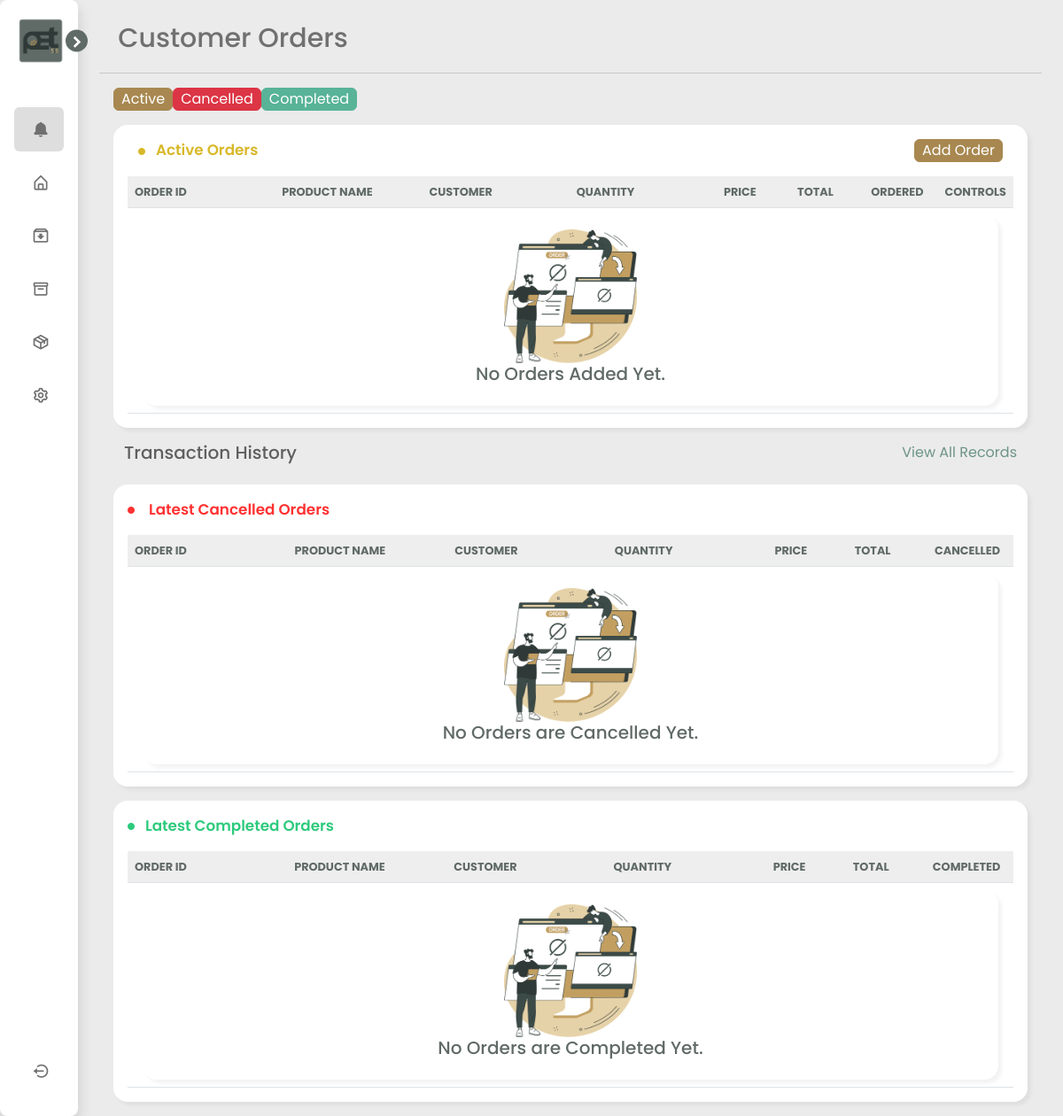
Page /orders (signed in) on the earlier database version.
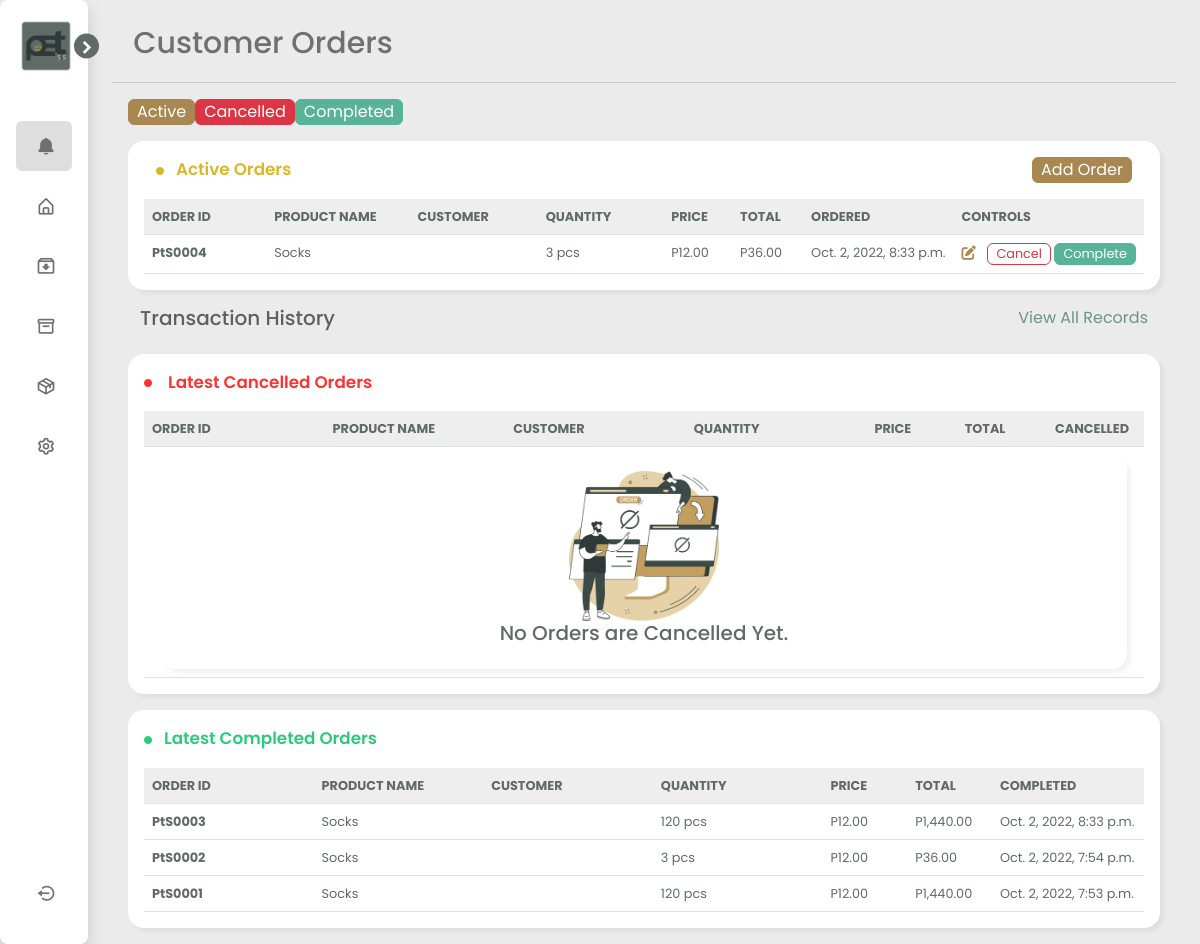
Same page on the later database version.
### petsis_app/models.py (models this page shows, shortened)
class OrderLatestStatus(models.Model):
    order_obj = models.ForeignKey(Order, on_delete=models.CASCADE, related_name="order_latest_status")
    status = models.CharField(max_length=10)
    orderdatetime = models.DateTimeField(default=timezone.now)

class Order(models.Model):
    user = models.ForeignKey(User, on_delete=models.CASCADE, related_name="user_orders")
    order_id = models.CharField(max_length=500, editable=False)
    customer_name = models.CharField(max_length=30)
    product = models.ForeignKey(InventoryItems, on_delete=models.PROTECT, related_name="inventoryitems_orders")
    order_price = models.FloatField()
    quantity = models.IntegerField()
    total = models.FloatField()
    order_created = models.DateTimeField(default=timezone.now)

class InventoryItems(models.Model):
    user = models.ForeignKey(User, on_delete=models.CASCADE, related_name="user_inventory")
    product = models.CharField(max_length=100)
    quantity = models.IntegerField()
    unit = models.CharField(max_length=10)
    price = models.FloatField()
    category = models.ForeignKey(CategoryList, on_delete=models.SET_NULL, blank=True, null=True)
    item_img = models.ImageField(blank=True, upload_to='images/')
    status = models.CharField(max_length=10, blank=True, default="visible")
    def __str__(self):
        return f"{self.product}"

### petsis_app/views.py (the view)
# urls.py: path("orders", views.orders, name="orders"),
@login_required
def orders(request, err_message=None, complete_mssg=None):
    username = request.user.get_username()
    user = User.objects.get(username=username)
    product_list = InventoryItems.objects.filter(user=user, status="visible")
    pending_orders = OrderLatestStatus.objects.filter(status="Pending", order_obj__user=user).order_by('-orderdatetime', '-order_obj__id')
    cancelled_orders = OrderLatestStatus.objects.filter(status="Cancelled", order_obj__user=user).order_by('-orderdatetime', '-order_obj__order_id')[:10]
    completed_orders = OrderLatestStatus.objects.filter(status="Completed", order_obj__user=user).order_by('-orderdatetime', '-order_obj__order_id')[:10]
    notifications = Notifications.objects.filter(user=user).order_by('-id')[:10]
    no_active_notif = Notifications.objects.filter(user=user, status="unread").count()
    if no_active_notif > 99:
        no_active_notif = "99+"
    context ={
        "product_list": product_list,
        "pending_orders": pending_orders,
        "cancelled_orders": cancelled_orders,
        "completed_orders": completed_orders,
        "err_message": err_message,
        "complete_mssg": complete_mssg,
        "notifications": notifications,
        "no_active_notif": no_active_notif,
    }
    if request.method == "POST":
        product = InventoryItems.objects.get(user=user, product=request.POST["product"], status="visible")
        quantity = int(request.POST["quantity"])
        customer = request.POST["customer"]
        total = product.price * float(quantity)
        if quantity > product.quantity:
            add_order_err = "Insufficient Quantity. Order Failed!"
            request.method = "GET"
            return orders(request, err_message=add_order_err)
        add_order = Order(user=user, order_id=increment_order_number(user),customer_name=customer, product=product, quantity=quantity, order_price=product.price,   total=total)
        add_order.save()
        add_order_obj = Order.objects.get(id=add_order.id)
        product.quantity = product.quantity - quantity
        product.save()
        add_ord_status = OrderLatestStatus(order_obj=add_order_obj, status="Pending")
        add_ord_status.save()
        act = f"New Customer Order:&nbsp;<a href='/orders'>{add_order_obj.order_id} </a>&nbsp;with&nbsp;{quantity}{product.unit}s of <a href='/inventory'>{product.product}</a> is now  <span style='color:rgb(231, 201, 29);'>pending</span>."
        new_act = Activity(user=user, act=act)
        new_act.save()
        if product.quantity == 0:
            notif = f"<b>{product.product}</b>&nbsp;is Out of Stock"
            Notifications.objects.create(user=user, notif=notif, notif_type="danger")
        elif product.quantity < 30:
            notif = f"<b>{product.product}</b>&nbsp;is Low on Stock"
            Notifications.objects.create(user=user, notif=notif, notif_type="warning")
        add_order_success = "Order Successfully Added!"
        request.method = "GET"
        return orders(request, complete_mssg=add_order_success)
    else:
        return render(request, "petsis_app/orders.html", context)

### petsis_app/templates/petsis_app/orders.html (shortened to what the changed rows need)
{% extends 'petsis_app/layout.html' %}
{% load static %}
{% block content %}
<link href="{% static 'petsis_app/css/style-orders.css' %}" rel="stylesheet">
<div class="order-card card m-3" id="activecard">
    <div class="card-body">
        <div class="table-responsive">
            <table id="example" class="table mb-0">
                <thead>
                    <tr>
                        <th class="col-md-2" scope="col">ORDER ID</th>
                        <th class="col-md-2" scope="col">PRODUCT NAME</th>
                        <th class="col-md-2" scope="col">CUSTOMER</th>
                        <th class="col-md-2" scope="col">QUANTITY</th>
                        <th class="col-md-1" scope="col">PRICE</th>
                        <th class="col-md-1" scope="col">TOTAL</th>
                        <th class="col-md-1" scope="col">ORDERED</th>
                        <th class="col-md-1" scope="col">CONTROLS</th>
                    </tr>
                </thead>
                <tbody>
                        {% for order in pending_orders %}
                        <tr>
                            <th scope="row">{{ order.order_obj.order_id }}</th>
                            <td>{{ order.order_obj.product }}</td>
                            <td>{{ order.order_obj.customer_name }}</td>
                            <td>{{ order.order_obj.quantity }} {{ order.order_obj.product.unit }}s</td>
                            <td>P{{ order.order_obj.order_price|floatformat:"2g" }}</td>
                            <td>P{{ order.order_obj.total|floatformat:"2g" }}</td>
                            <td>{{ order.orderdatetime }}</td>
                            <td>
                                    <i class="fa-solid fa-pen-to-square me-2" data-bs-toggle="modal" data-bs-target="#{{ order.order_obj.order_id }}" style="font-size: 0.9rem; color: #A88850; cursor: pointer;"></i>
                                    <form  class="form-group col-md-6" action="{% url 'cancel' order.order_obj.order_id %}" method="POST" style="display: inline;">
                                        <input type="submit" class="btn btn-outline-danger" value="Cancel">
                                    </form>
                                    <form class="form-group col-md-6" action="{% url 'complete' order.order_obj.order_id %}" method="POST" style="display: inline;">
                                        <input type="submit" class="btn btn-success" value="Complete">
                                    </form>
                            </td>
                        </tr>
                        {% empty %}
                        <tr>
                            <td colspan="8" style="font-size: large; text-align: center;">
                                <div class="card card text-center">
                                    <div class="card-body">
                                        <div>
                                            <img src="{% static 'petsis_app/images/order/no_orders.png' %}" class="img-fluid" alt="No Inventory Items Image" width="150">
                                        </div>
                                        <h5 class="card-title">No Orders Added Yet.</h5>
                                    </div>
                                </div>
                            </td>
                        </tr>
                        {% endfor %}
                    </tbody>
                </table>
            </div>
        </div>
</div>
<div class="order-card card m-3" id="cancelledcard">
    <div class="card-body">
        <div class="table-responsive">
            <table class="table mb-0">
                <thead>
                    <tr>
                        <th class="col-md-2" scope="col">ORDER ID</th>
                        <th class="col-md-2" scope="col">PRODUCT NAME</th>
                        <th class="col-md-2" scope="col">CUSTOMER</th>
                        <th class="col-md-2" scope="col">QUANTITY</th>
                        <th class="col-md-1" scope="col">PRICE</th>
                        <th class="col-md-1" scope="col">TOTAL</th>
                        <th class="col-md-1" scope="col">CANCELLED</th>
                    </tr>
                </thead>
            </table>
        </div>
    </div>
</div>
<div class="order-card card m-3" id="completedcard">
    <div class="card-body">
        <div class="table-responsive">
            <table class="table mb-0">
                <thead>
                    <tr>
                        <th class="col-md-2" scope="col">ORDER ID</th>
                        <th class="col-md-2" scope="col">PRODUCT NAME</th>
                        <th class="col-md-2" scope="col">CUSTOMER</th>
                        <th class="col-md-2" scope="col">QUANTITY</th>
                        <th class="col-md-1" scope="col">PRICE</th>
                        <th class="col-md-1" scope="col">TOTAL</th>
                        <th class="col-md-1" scope="col">COMPLETED</th>
                    </tr>
                </thead>
                <tbody>
                    {% for order in completed_orders%}
                    <tr>
                        <th scope="row">{{ order.order_obj.order_id }}</th>
                        <td>{{ order.order_obj.product }}</td>
                        <td>{{ order.order_obj.customer_name }}</td>
                        <td>{{ order.order_obj.quantity }} {{ order.order_obj.product.unit }}s</td>
                        <td>P{{ order.order_obj.order_price|floatformat:"2g" }}</td>
                        <td>P{{ order.order_obj.total|floatformat:"2g" }}</td>
                        <td>{{ order.orderdatetime }}</td>
                    </tr>
                    {% empty %}
                    <tr>
                        <td colspan="8" style="font-size: large; text-align: center;">
                            <div class="card card text-center">
                                <div class="card-body">
                                    <div>
                                        <img src="{% static 'petsis_app/images/order/no_orders.png' %}" class="img-fluid" alt="No Inventory Items Image" width="150">
                                    </div>
                                    <h5 class="card-title">No Orders are Completed Yet.</h5>
                                </div>
                            </div>
                        </td>
                    </tr>
                    {% endfor %}
                </tbody>
            </table>
        </div>
    </div>
</div>
{% endblock %}

Differences in the rows shown:
added OrderLatestStatus: order_obj.order_id "PtS0004", order_obj.product "Socks", order_obj.quantity "3", order_obj.product.unit "pc", order_obj.order_price "12.00", order_obj.total "36.00", orderdatetime "Oct. 2, 2022, 8:33 p.m."
added OrderLatestStatus: order_obj.order_id "PtS0003", order_obj.product "Socks", order_obj.quantity "120", order_obj.product.unit "pc", order_obj.order_price "12.00", order_obj.total "1,440.00", orderdatetime "Oct. 2, 2022, 8:33 p.m.", shown under "No Orders are Cancelled Yet."
added OrderLatestStatus: order_obj.order_id "PtS0002", order_obj.product "Socks", order_obj.quantity "3", order_obj.product.unit "pc", order_obj.order_price "12.00", order_obj.total "36.00", orderdatetime "Oct. 2, 2022, 7:54 p.m.", shown under "No Orders are Cancelled Yet."
added OrderLatestStatus: order_obj.order_id "PtS0001", order_obj.product "Socks", order_obj.quantity "120", order_obj.product.unit "pc", order_obj.order_price "12.00", order_obj.total "1,440.00", orderdatetime "Oct. 2, 2022, 7:53 p.m.", shown under "No Orders are Cancelled Yet."
Other differences:
text no longer shown: "No Orders Added Yet. No Orders are Completed Yet."
